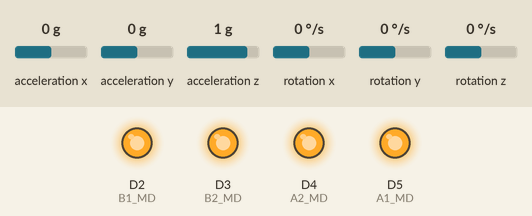
This sketch was run on a simulated Arduino Nano 33 BLE. On the bench: output pins drawn as LEDs (lit = HIGH). Inputs (shaded band) come from the test bench; at power-on: acceleration y 0 g, acceleration z 1 g, acceleration x 0 g, rotation x 0 °/s, rotation y 0 °/s, rotation z 0 °/s.

Above: at 1.2 s.
1.3 s: acceleration y set to -1.4 g
At 2.2 s:
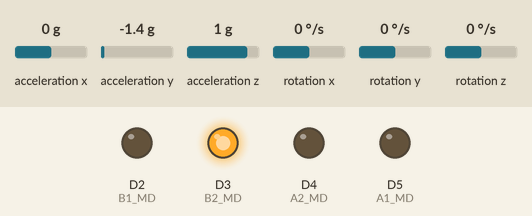
2.8 s: acceleration y set to -0.7 g
4.3 s: acceleration y set to -0.5 g
At 5.1 s:
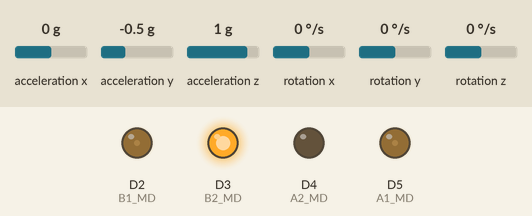
5.8 s: acceleration z set to -1.4 g
At 6.7 s:
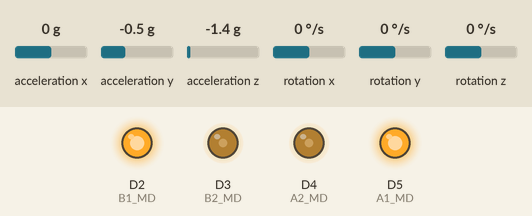
7.3 s: acceleration z set to -0.8 g
At 8.0 s:
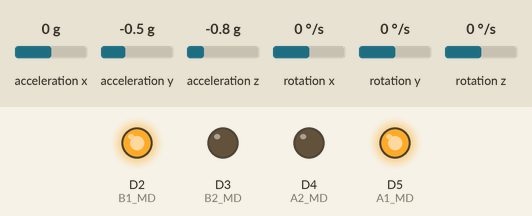
8.8 s: acceleration z set to -0.2 g
10.3 s: acceleration z set to 0.1 g
At 11.4 s:
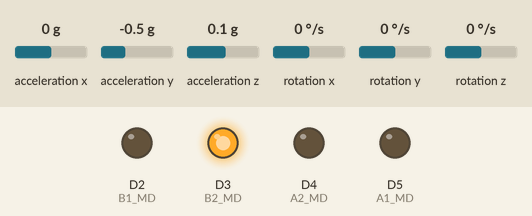
Timing chart, 0 to 12.8 s (numbered marks = the images above; inputs shaded):
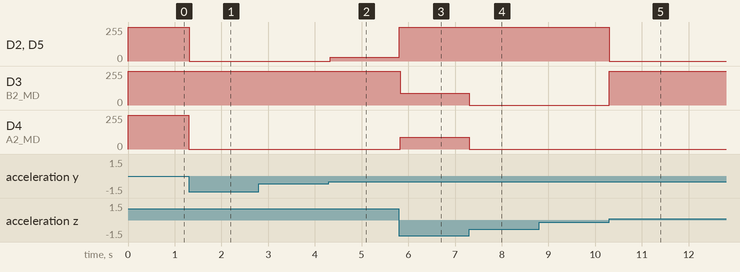

The sketch:

task5.ino
```cpp
#include "Arduino_BMI270_BMM150.h"
#include "math.h"

const float pi = 3.14159;
const float k = 0.5;
const float cutoff_angle = 30.0;
bool reference_angle_computed = false;
bool new_filtered_angle = false;
float ax,ay,az;
float gx,gy,gz;
float theta_a, theta_g, theta_k;
unsigned long prev_time, present_time;
float elapsed_time;
char userInput;

int A1_MD = 5;       // Set the pin numbers for the h-bridge driver motor
int A2_MD = 4;
int B1_MD = 2;
int B2_MD = 3;
int duty_cycle = 0;

void setup() {

  pinMode(A1_MD, OUTPUT);     // Set the h-bridge driver pins as outputs
  pinMode(A2_MD, OUTPUT);
  pinMode(B1_MD, OUTPUT);
  pinMode(B2_MD, OUTPUT);

  if (!IMU.begin()) {     // Check if IMU module has initialized
    while (1);
  }

}

void loop() {

  if(IMU.accelerationAvailable()){
    IMU.readAcceleration(ax, ay, az);       // Read acceleration values into variables
    theta_a = (180/pi)*atan(ay/az);         // Compute new acceleration theta

    if(!reference_angle_computed){          // Assign reference values for gyroscope and filtered theta
      prev_time = micros();                 // Mark time when acceleration is sampled
      theta_g = theta_a;
      theta_k = theta_a;
      reference_angle_computed = true;
    }

  }

  if(IMU.gyroscopeAvailable()){
    IMU.readGyroscope(gx,gy,gz);            // Read angular velocity values into variables

    if(reference_angle_computed){
      present_time = micros();
      elapsed_time = (float)(present_time - prev_time)/1e6;           // Calculate time that has passed since last sample read
      prev_time = present_time;
      theta_g = theta_g + (-gx)*elapsed_time;                         // Compute theta_g
      theta_k = k*(theta_k + (-gx)*elapsed_time) + (1-k)*theta_a;     // Compute theta_k
      new_filtered_angle = true;
    }

  }

  if(new_filtered_angle){

    //calculate pwm value based on absolute value of tilt angle
    duty_cycle = 255 - min(int(255*abs(theta_k)/cutoff_angle), 255);

    //tilted forward
    if(theta_k > 0){
      digitalWrite(A1_MD, HIGH);
      analogWrite(A2_MD, duty_cycle);
      digitalWrite(B1_MD, HIGH);
      analogWrite(B2_MD, duty_cycle);
    }
    //tilted backward
    else if(theta_k < 0){
      analogWrite(A1_MD, duty_cycle);
      digitalWrite(A2_MD, LOW);
      analogWrite(B1_MD, duty_cycle);
      digitalWrite(B2_MD, HIGH);
    }
    //no tilt
    else{
      digitalWrite(A1_MD, HIGH);
      digitalWrite(A2_MD, HIGH);
      digitalWrite(B1_MD, HIGH);
      digitalWrite(B2_MD, HIGH);
    }

    new_filtered_angle = false;
  }
}
```

Measured:
- the behaviour switches between -0.1 and 0 g on acceleration z (found by bisection; images 4 and 5)
- after the input at 1.3 s, D2 (B1_MD), D4 (A2_MD), D5 (A1_MD): 255/255 → 0/255 at once
- after the input at 2.8 s, every drawn part: stays the same
- after the input at 4.3 s, D2 (B1_MD), D5 (A1_MD): 0/255 → 30/255 at once
- after the input at 5.8 s, D2 (B1_MD), D5 (A1_MD): 30/255 → 255/255 at once; D3 (B2_MD): 255/255 → 88/255 at once; D4 (A2_MD): 0/255 → 88/255 at once
- after the input at 7.3 s, D3 (B2_MD), D4 (A2_MD): 88/255 → 0/255 at once
- after the input at 8.8 s, every drawn part: stays the same
- after the input at 10.3 s, D2 (B1_MD), D5 (A1_MD): 255/255 → 0/255 at once; D3 (B2_MD): 0/255 → 255/255 at once
